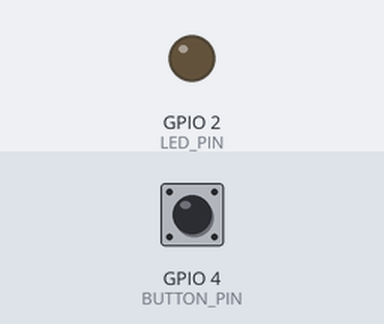
Simulated run of this program. Board: ESP32. Parts: output pins drawn as LEDs (lit = HIGH). Inputs (shaded band) come from the test bench; at power-on: GPIO 4 (BUTTON_PIN) HIGH.

Above: at 1.2 s.
1.3 s: GPIO 4 (BUTTON_PIN) pulled LOW for 0.15 s
At 2.0 s:
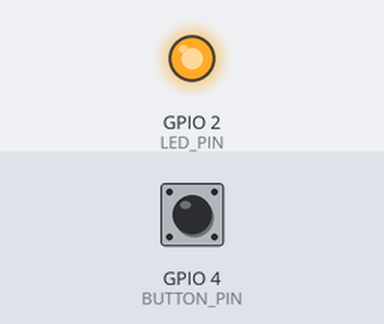
2.9 s: GPIO 4 (BUTTON_PIN) pulled LOW for 1 s
At 3.3 s:
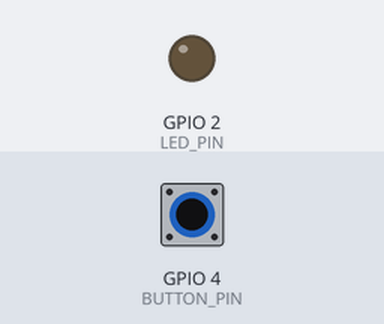
5.4 s: GPIO 4 (BUTTON_PIN) pulled LOW for 3.2 s
At 6.4 s:
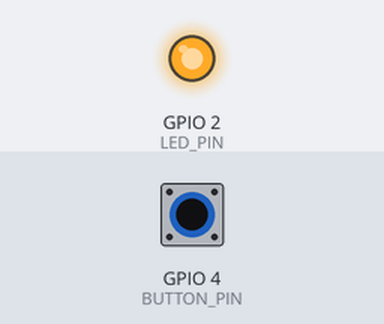
Timing chart, 0 to 8.4 s (numbered marks = the images above; inputs shaded):
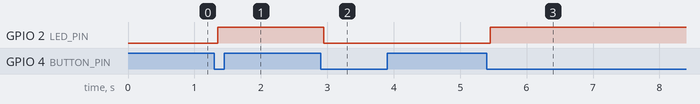

Measured:
- after the input at 1.3 s, GPIO 2 (LED_PIN): LOW → HIGH after 0.05 s
- after the input at 2.9 s, GPIO 2 (LED_PIN): HIGH → LOW after 0.05 s
- after the input at 5.4 s, GPIO 2 (LED_PIN): LOW → HIGH after 0.05 s

The program:

main.cpp
```cpp
/**
 * =====================================================================
 * @file main.cpp
 * @author Shahnoor Zahid
 * @roll_number 24-NTU-CS-FL-1092
 * @course CSE-3079 Embedded IoT Systems - Week 4 Practical Task
 * @description Timer-Based Non-Blocking Button Debouncing on ESP32 (Arduino-ESP32 3.x API)
 * =====================================================================
 */

#include <Arduino.h>

#define BUTTON_PIN 4
#define LED_PIN 2


hw_timer_t *debounceTimer = NULL;
volatile bool ledState = LOW;


void ARDUINO_ISR_ATTR onDebounceTimer()
{

    if (digitalRead(BUTTON_PIN) == LOW)
    {
        ledState = !ledState;
        digitalWrite(LED_PIN, ledState);
    }
}


void ARDUINO_ISR_ATTR onButtonISR()
{
    timerWrite(debounceTimer, 0);
    timerAlarm(debounceTimer, 50000, false, 0);
}

void setup()
{
    pinMode(BUTTON_PIN, INPUT_PULLUP);
    pinMode(LED_PIN, OUTPUT);
    digitalWrite(LED_PIN, LOW);


    debounceTimer = timerBegin(1000000);
    timerAttachInterrupt(debounceTimer, &onDebounceTimer);


    attachInterrupt(digitalPinToInterrupt(BUTTON_PIN), onButtonISR, FALLING);
}

void loop()
{
    // Main loop - do nothing
}
```
